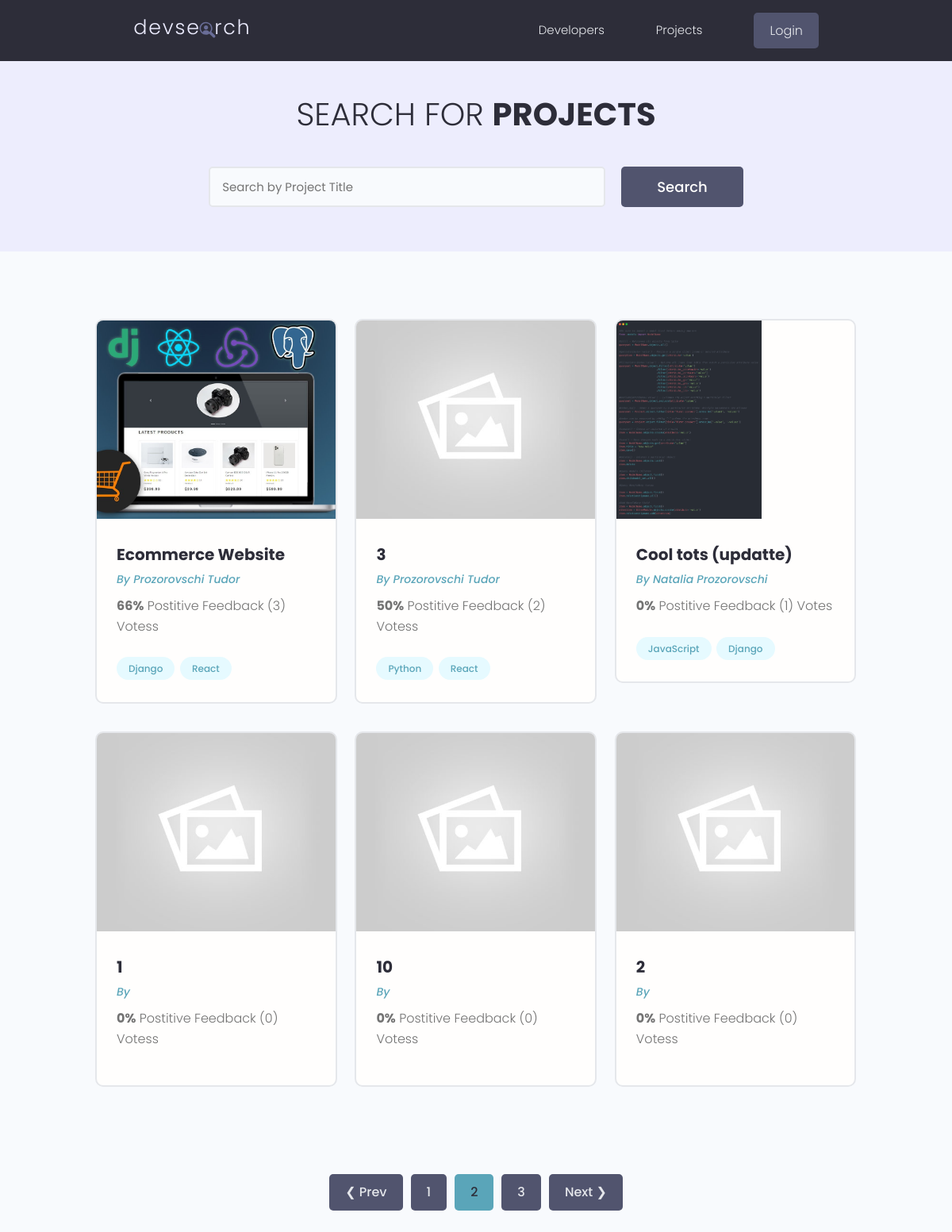
Screenshot of /projects/?page=2 with the database file from the repository.
### projects/models.py (models this page shows, shortened)
class Project(models.Model):
    owner = models.ForeignKey(Profile, null=True, blank=True, on_delete=models.SET_NULL)
    title = models.CharField(max_length=200)  # corectare: max_length
    description = models.TextField(null=True, blank=True)
    featured_image = models.ImageField(
        null=True, blank=True, default='default.jpg')
    demo_link = models.CharField(max_length=200, null=True, blank=True)  # corectare: max_length
    source_link = models.CharField(max_length=2000, null=True, blank=True)
    tags = models.ManyToManyField('Tag', blank=True)
    vote_total = models.IntegerField(default=0, null=True, blank=True)
    vote_ratio = models.IntegerField(default=0, null=True, blank=True)
    created = models.DateField(auto_now_add=True)
    id = models.UUIDField(default=uuid.uuid4, unique=True, primary_key=True, editable=False)
    class Meta:
        ordering = ['-vote_ratio', '-vote_total', 'title']

class Tag(models.Model):
    name = models.CharField(max_length=200)
    created = models.DateTimeField(auto_now_add=True)
    id = models.UUIDField(default=uuid.uuid4, unique=True,
                          primary_key=True, editable=False)
    def __str__(self):
        return self.name

### users/models.py (models this page shows, shortened)
class Profile(models.Model):
    user = models.OneToOneField(User, on_delete=models.CASCADE, null=True, blank=True)
    name = models.CharField(max_length=200, blank=True, null=True)
    email = models.EmailField(max_length=500, blank=True, null=True)
    username = models.CharField(max_length=200, blank=True, null=True)
    location = models.CharField(max_length=200, blank=True, null=True)
    short_intro = models.CharField(max_length=200, blank=True, null=True)
    bio = models.TextField(blank=True, null=True)
    profile_image = models.ImageField(
        null=True, blank=True, upload_to='profiles/', default="profiles/user-default.png")
    social_github = models.CharField(max_length=200, blank=True, null=True)
    social_twitter = models.CharField(max_length=200, blank=True, null=True)
    social_linkedin = models.CharField(max_length=200, blank=True, null=True)
    social_youtube = models.CharField(max_length=200, blank=True, null=True)
    social_website = models.CharField(max_length=200, blank=True, null=True)
    created = models.DateTimeField(auto_now_add=True)
    id = models.UUIDField(default=uuid.uuid4, unique=True,
                          primary_key=True, editable=False)

### projects/views.py (the view)
# urls.py: path('projects/', views.getProjects),
def projects(request):
    projects, search_query = searchProjects(request)
    custom_range, projects = paginateProjects(request,projects,6)
    context = {'projects': projects, 'search_query': search_query,'custom_range': custom_range}
    return render(request, 'projects/projects.html', context)

### projects/utils.py (called while the page is built)
def paginateProjects(request,projects,results):
    page = request.GET.get('page')
    paginator = Paginator(projects,results)
    try:
        projects = paginator.page(page)
    except PageNotAnInteger:
        page = 1
        projects = paginator.page(page)
    except EmptyPage:
        page = paginator.num_pages
        projects = paginator.page(page)
    leftIndex = (int(page) - 4)
    if leftIndex < 1:
        leftIndex = 1
    rightIndex = (int(page) + 5)
    if rightIndex > paginator.num_pages:
        rightIndex = paginator.num_pages + 1
    custom_range = range(leftIndex,rightIndex)
    return custom_range, projects

def searchProjects(request):
    search_query = ''
    if request.GET.get('search_query'):
        search_query = request.GET.get('search_query')
    tags = Tag.objects.filter(name__icontains=search_query)
    projects = Project.objects.distinct().filter(
        Q(title__icontains=search_query) |
        Q(description__icontains=search_query) |
        Q(owner__name__icontains= search_query) |
        Q(tags__in=tags)
    )
    return projects, search_query

### projects/templates/projects/projects.html (shortened to what this page needs)
{% extends 'main.html' %}
{% block content %}
  <main class="projects">
    <section class="hero-section text-center">
      <div class="container container--narrow">
        <div class="hero-section__box">
          <h2>Search for <span>Projects</span></h2>
        </div>
        <div class="hero-section__search">
          <form id='searchForm' class="form" action="{% url 'projects' %}" method="get">
              <div class="form__field">
                  <input class="input input--text" id="formInput#search" type="text" name="search_query"
                      placeholder="Search by Project Title" value="{{search_query}}" />
              </div>
              <input class="btn btn--sub btn--lg" type="submit" value="Search" />
          </form>
      </div>
  </div>
</section>
    <section class="projectsList">
      <div class="container">
        <div class="grid grid--three">
           {% for project in projects %}
          <div class="column">
            <div class="card project">
              <a href="{% url 'project' project.pk %}" class="project">
                <img class="project__thumbnail" src="{{project.featured_image.url}}" alt="project thumbnail" />
                <div class="card__body">
                  <h3 class="project__title">{{ project.title }}</h3>
                  <p><a class="project__author" href="{% url 'project' project.id %}">By {{project.owner.name}}</a></p>
                  <p class="project--rating">
                    <span style="font-weight: bold;">{{project.vote_ratio}}%</span> Postitive
                    Feedback ({{project.vote_total}}) Votes{{project.vote_total |pluralize:"s"}}
                  </p>
                  <div class="project__tags">
                    {% for tag in project.tags.all %}
                    <span class="tag tag--pill tag--main">
                      <small>{{tag}}</small>
                    </span>
                    {% endfor %}
                  </div>
                </div>
              </a>
            </div>
          </div>
        {% endfor %}
        </div>
      </div>
    </section>
    {% include 'pagination.html' with queryset=projects custom_range=custom_range%}
  </main>
{% endblock %}

### static/styles/app.css (style rules this page uses)
.btn--sub { background-color: var(--color-sub-light); }
.card { border: 2px solid var(--color-light); }
img { width: 100%; }
.hero-section { height: 40vh; display: flex; align-items: center; background-color: var(--color-sub); }
.hero-section__box { margin-bottom: 4rem; }
.hero-section__box > h2, .hero-section__box > h2 > span { font-size: 4rem; color: var(--color-light); line-height: 1.3; text-transform: uppercase; }
.hero-section__box > h2 { font-weight: 300; }
.hero-section__box > h2 > span { font-weight: 700; }
.hero-section__search > .form { display: flex; align-items: center; justify-content: center; gap: 2rem; }
.hero-section__search > .form input.input--text { width: 50rem; }
.project__author { font-size: 1.4rem; font-style: italic; }
.project--rating { margin-bottom: 1.6em; margin-top: .5em; }
.projects > .hero-section { background: var(--color-sub-lighter); height: 30vh; }
.projects .hero-section__box { margin-bottom: 2.5rem; }
.projects .hero-section__box > h2 { color: var(--color-sub); }
.projects .hero-section__box > h2 > span { font-weight: 700; color: var(--color-sub); }
.projectsList { margin-top: 8rem; }
.project__thumbnail { height: 25rem; object-fit: cover; object-position: top center; }
.project__title { font-size: 2rem; font-weight: 700; color: var(--color-sub); }

### static/uikit/styles/modules/_base.css (style rules this page uses)
* { margin: 0; padding: 0; box-sizing: border-box; text-rendering: optimizeLegibility; color: inherit; font-size: inherit; }
body { line-height: 1.6; font-weight: 400; font-size: 1.5rem; color: var(--color-text); background-color: var(--color-bg); min-height: 100vh; }

### static/uikit/styles/modules/_typography.css (style rules this page uses)
* { font-family: var(--font-base); }
h2 { font-size: 3.6rem; font-weight: var(--font-bold); }
h3 { font-size: 3.2rem; font-weight: var(--font-medium); }
p, span, strong { font-size: 1.6rem; color: var(--color-text); font-weight: var(--font-regular); }
a { padding-bottom: 2px; text-decoration: none; display: inline-block; color: var(--color-main); font-weight: var(--font-medium); }

### static/uikit/styles/modules/_utilities.css (style rules this page uses)
.container { width: 92%; max-width: 165rem; margin: 0 auto; box-sizing: border-box; }
.container--narrow { width: 92%; max-width: 120rem; }
@media screen and (min-width: 1000px) { .container { width: 90%; } }
@media screen and (min-width: 1000px) { .container--narrow { width: 85%; } }
@media screen and (min-width: 1200px) { .container { width: 80%; } }
@media screen and (min-width: 1200px) { .container--narrow { width: 72%; } }
.text-center { text-align: center; }

### static/uikit/styles/modules/_button.css (style rules this page uses)
.btn { display: inline-block; position: relative; cursor: pointer; background-color: var(--color-light); font-weight: var(--font-medium); color: var(--color-sub); text-decoration: none; padding: 1rem 2rem; border-radius: 0.5rem; border: none; width: -webkit-fit-content; width: -moz-fit-content; width: fit-content; height: -webkit-fit-content; height: -moz-fit-content; height: fit-content; font-size: 1.6rem; outline-width: 0; outline-color: transparent; -webkit-backface-visibility: hidden; backface-visibility: hidden; transition: all 0.3s ease-in-out; }
.btn--sub { background-color: var(--color-sub); color: var(--color-white); }
.btn--lg { font-size: 1.8rem; padding: 1.2rem 4.5rem; }

### static/uikit/styles/modules/_card.css (style rules this page uses)
.card { border-radius: 1rem; background-color: var(--color-white); border: 1.5px solid var(--color-light); width: auto; height: auto; margin-top: 0.5rem; margin-bottom: 0.5rem; overflow: hidden; }
.card__body, .card__header { padding: 2rem 2.5rem; }

### static/uikit/styles/modules/_form.css (style rules this page uses)
.form { display: block; }
.form__field { margin-top: 1.5rem; margin-bottom: 1.5rem; }
input.input[type='text'], input.input[type='email'], input.input[type='password'], input.input[type='number'], textarea.input { min-width: 24rem; width: 100%; padding: 1.2rem 1.5rem; border-radius: 0.5rem; border: 2px solid var(--color-light); transition: all 0.3s ease-in-out; background-color: var(--color-bg); }

### static/uikit/styles/modules/_tag.css (style rules this page uses)
.tag { display: inline-flex; align-items: center; background-color: var(--color-sub); height: -webkit-fit-content; height: -moz-fit-content; height: fit-content; width: -webkit-fit-content; width: -moz-fit-content; width: fit-content; border-radius: 0.5rem; padding: 0.5rem 1.5rem; font-size: 1.2rem; cursor: pointer; }
.tag:not(:last-child) { margin-right: 0.25rem; margin-bottom: 0.75rem; }
.tag > small { color: var(--color-white); }
.tag--pill { border-radius: 5rem; }
.tag--main, .tag--main > small { background: var(--color-main-light); color: var(--color-main); font-weight: 500; }

### rows the page displays
Project: featured_image (picture), title "Ecommerce Website", owner.name "Prozorovschi Tudor", vote_ratio "66", vote_total "3"
Tag: name "Django"
Tag: name "React"
Project: featured_image (placeholder picture), title "3", owner.name "Prozorovschi Tudor", vote_ratio "50", vote_total "2"
Tag: name "Python"
Project: featured_image (picture), title "Cool tots (updatte)", owner.name "Natalia Prozorovschi", vote_ratio "0", vote_total "1"
Tag: name "JavaScript"
Project: featured_image (placeholder picture), title "1", vote_ratio "0", vote_total "0"
Project: featured_image (placeholder picture), title "10", vote_ratio "0", vote_total "0"
Project: featured_image (placeholder picture), title "2", vote_ratio "0", vote_total "0"

### other values shown
{{ page }} "1" "3"
{{ page }} "2"
